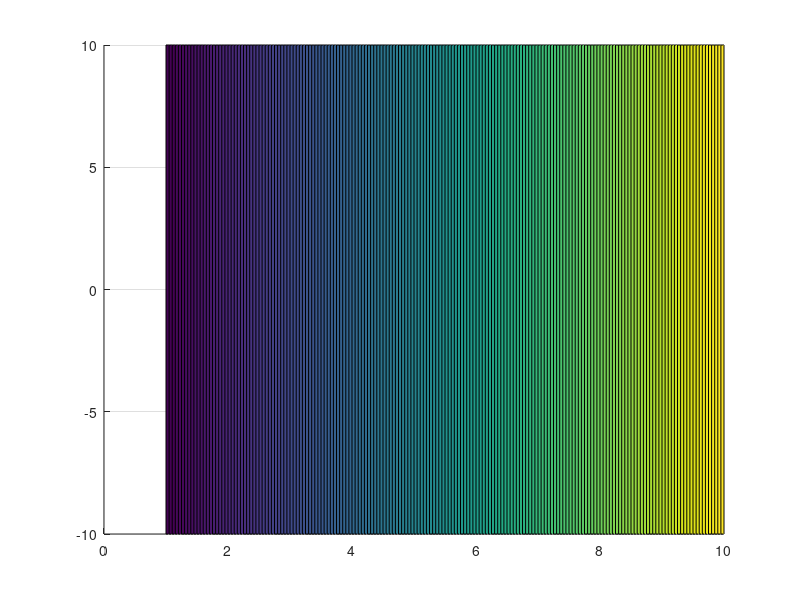

The MATLAB script that drew this image: (Note: this script raises an error after producing the figure.)
%Create a continuous graded index profile in the X-direction with both
%epsilon and mue

[X,Y] = meshgrid(1:0.05:10,-10:20:10);

n = X;

ax = axes('parent',figure);
s = surf(X,Y,n);
view([0 90])
s.EdgeColor = 'none';
cbar = colorbar;
drawnow
pause(0.1)


CST = CST_MicrowaveStudio(cd,'GradedIndex.cst');  %Note - file will only be saved if CST.save is called

map = cbrewer('div','Spectral',length(n));
for i = 1:length(n)
    C = (map(i,:));
    material = ['Material',num2str(i)];
    CST.addNormalMaterial(material,sqrt(n(i)),sqrt(n(i)),C);
end

Z = [-5 5];
[J,I] = size(X);

for i = 1:I-1
    if ~any(isnan([X(1,i), X(1,i+1), Y(2,i), Y(2,i),]))
        Xblock = [X(1,i) X(1,i+1)];
        Yblock = [Y(1,i) Y(2,i)];
        name = ['Brick',num2str(i)];
        material = ['Material',num2str(i)];
        CST.addBrick(Xblock,Yblock,Z,name,'Component 1',material);
    end
end



